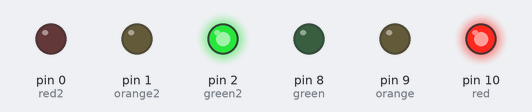
This sketch was run on a simulated Arduino Uno, built with avr-gcc and run on an emulated ATmega328P. Parts: output pins drawn as LEDs (lit = HIGH).

Above: at 1.5 s.
At 3.2 s:
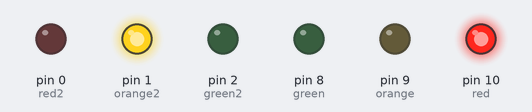
At 5.0 s:
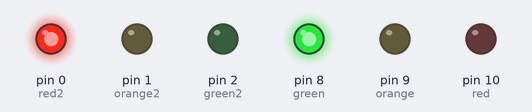
At 6.7 s:
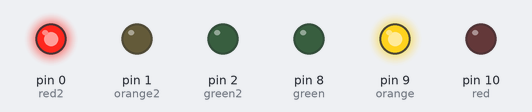
Timing chart, 0 to 9.1 s (numbered marks = the images above):
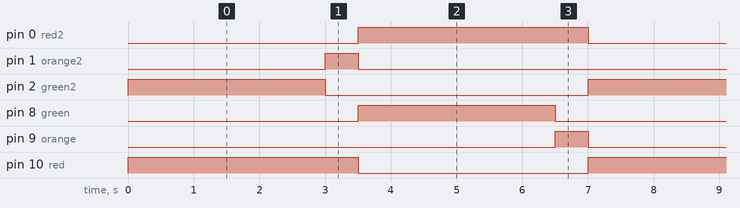

Measured:
- by itself, pin 0 (red2), pin 10 (red): alternates HIGH for 3.5 s and LOW for 3.5 s
- by itself, pin 1 (orange2), pin 9 (orange): alternates HIGH for 0.50 s and LOW for 6.5 s
- by itself, pin 2 (green2), pin 8 (green): alternates HIGH for 3.0 s and LOW for 4.0 s

The sketch:

2_way_tri-color.ino
```cpp
int red;
int orange;
int green;
int red2;
int orange2;
int green2;

void setup() {
  red = 10;
  orange = 9;
  green = 8;
  red2 = 0;
  orange2 = 1;
  green2 = 2;
  pinMode(red, OUTPUT);
  pinMode(orange, OUTPUT);
  pinMode(green, OUTPUT);
  pinMode(red2, OUTPUT);
  pinMode(orange2, OUTPUT);
  pinMode(green2, OUTPUT);
}

void loop() {
  digitalWrite(red, HIGH);
  digitalWrite(green2, HIGH);
  delay(3000);
  digitalWrite(green2, LOW);
  digitalWrite(orange2, HIGH);
  delay(500);
  digitalWrite(red, LOW);
  digitalWrite(orange2, LOW);
  digitalWrite(green, HIGH);
  digitalWrite(red2, HIGH);
  delay(3000);
  digitalWrite(green, LOW);
  digitalWrite(orange, HIGH);
  delay(500);
  digitalWrite(orange, LOW);
  digitalWrite(red2, LOW);
}
```
